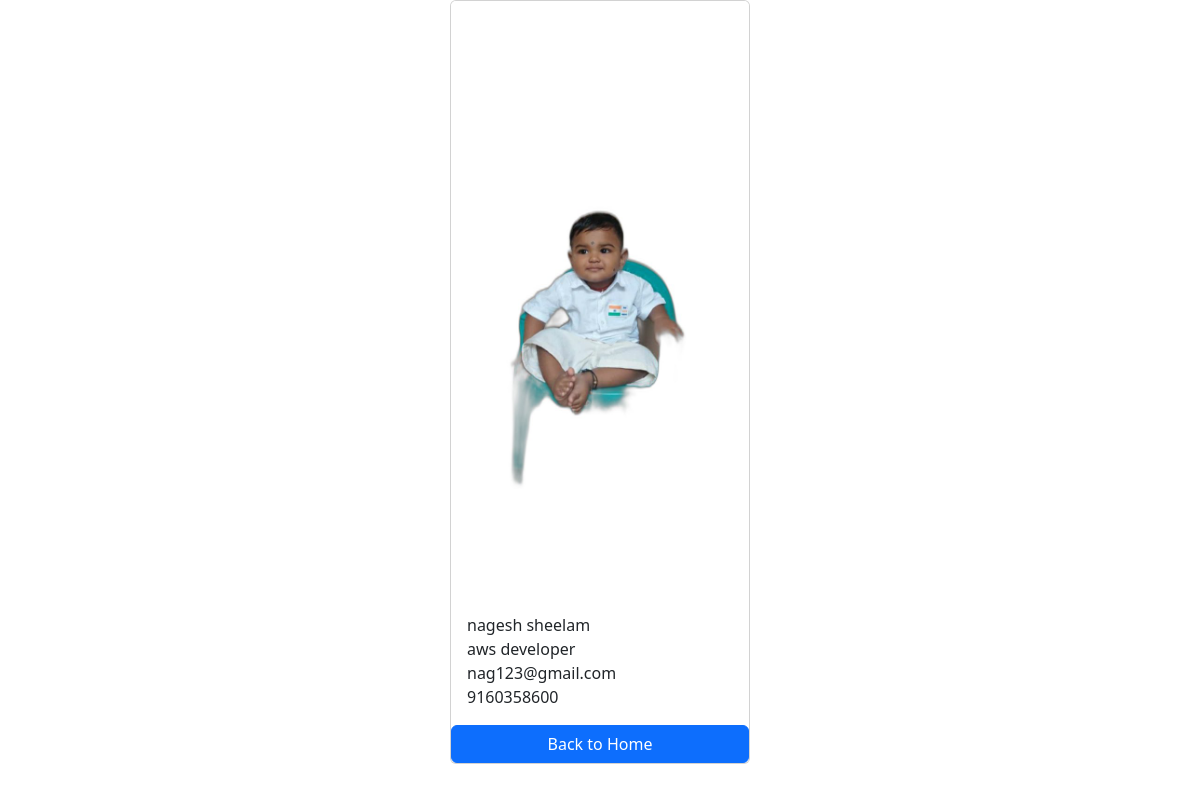
Screenshot of /employees/5/ with the database file from the repository.
### salary/models.py (models this page shows, shortened)
class Employee(models.Model):
   first_name=models.CharField(max_length=100)
   last_name=models.CharField(max_length=100)
   photo=models.ImageField(upload_to='images')
   designation=models.CharField(max_length=100)
   email_address=models.EmailField(max_length=100,unique=True)
   phone_number=models.CharField(max_length=10,blank=True)

### salary/views.py (the view)
# urls.py: path('<int:pk>/',views.employee_detail,name="employee_detail")
def employee_detail(request,pk):
    employee=get_object_or_404(Employee,pk=pk)
    context={
        'employee':employee,
    }
    return render(request,'employee_detail.html',context)

### templates/employee_detail.html (shortened to what this page needs)
<!DOCTYPE html>
<html lang="en">
<head>
    <link href="https://cdn.jsdelivr.net/npm/bootstrap@5.3.1/dist/css/bootstrap.min.css" rel="stylesheet">
</head>
<body>
    <div class="container">
    <div class="card mx-auto" style="width:300px" >
        <img src="{{employee.photo.url}}" class="card-img-top" alt="">
        <div class="card-body">
            <p class="card-text m-0">{{employee.first_name}} {{employee.last_name}}</p>
            <p class="card-text m-0">{{employee.designation}}</p>
            <p class="card-text m-0">{{employee.email_address}}</p>
            <p class="card-text m-0">{{employee.phone_number}}</p>
        </div>
        <a href="{% url 'home' %}" class="btn btn-primary">Back to Home</a>
    </div>
</div>
</body>
</html>

### rows the page displays
Employee: photo (picture), first_name "nagesh", last_name "sheelam", designation "aws developer", email_address "nag123@gmail.com", phone_number "9160358600"
